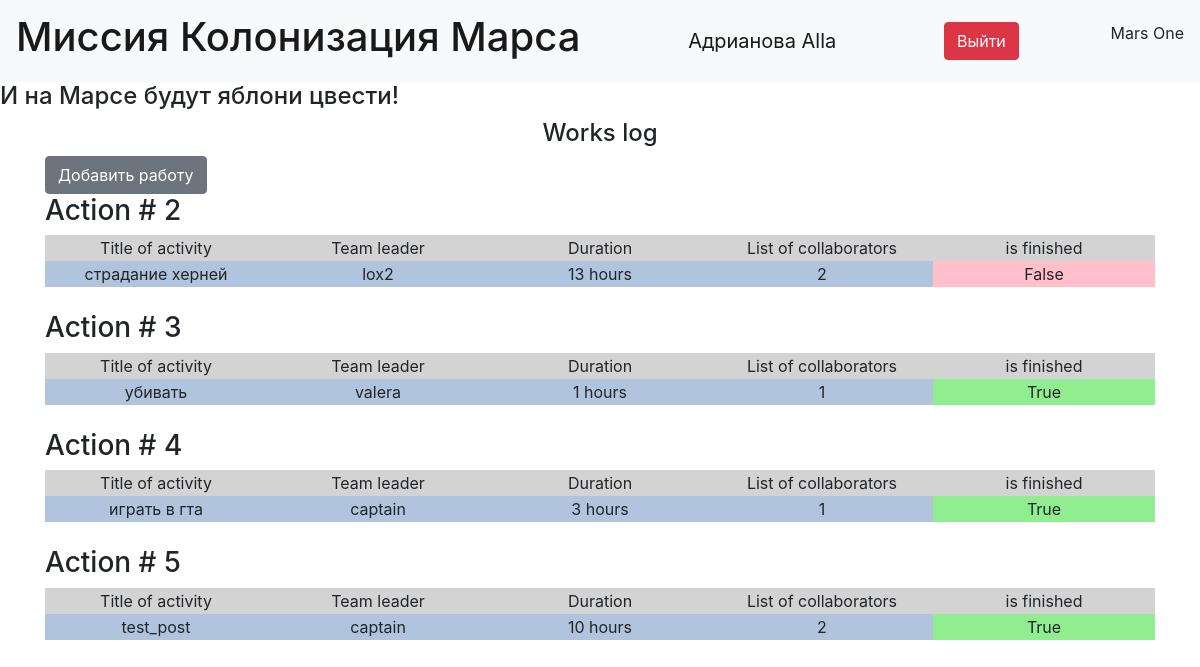
/ (signed in), run on the app's committed database.
### data/user.py (models this page shows, shortened)
class User(SqlAlchemyBase, UserMixin, SerializerMixin):
    __tablename__ = 'users'
    id = sqlalchemy.Column(sqlalchemy.Integer, primary_key=True, autoincrement=True)
    surname = sqlalchemy.Column(sqlalchemy.String)
    name = sqlalchemy.Column(sqlalchemy.String)
    age = sqlalchemy.Column(sqlalchemy.Integer)
    position = sqlalchemy.Column(sqlalchemy.String)
    speciality = sqlalchemy.Column(sqlalchemy.String)
    address = sqlalchemy.Column(sqlalchemy.String)
    email = sqlalchemy.Column(sqlalchemy.String, unique=True)
    city_from = sqlalchemy.Column(sqlalchemy.String)
    hashed_password = sqlalchemy.Column(sqlalchemy.String)
    modified_date = sqlalchemy.Column(sqlalchemy.DateTime, default=datetime.datetime.now)
    job_relationship = orm.relationship("Jobs", back_populates="user_relationship")

### data/job.py (models this page shows)
class Jobs(SqlAlchemyBase, SerializerMixin):
    __tablename__ = 'jobs'
    id = sqlalchemy.Column(sqlalchemy.Integer, primary_key=True, autoincrement=True)
    team_leader = sqlalchemy.Column(sqlalchemy.Integer, sqlalchemy.ForeignKey("users.id"))
    job = sqlalchemy.Column(sqlalchemy.String, nullable=False)
    work_size = sqlalchemy.Column(sqlalchemy.Integer, nullable=False)
    collaborators = sqlalchemy.Column(sqlalchemy.String, nullable=False, default="")
    start_date = sqlalchemy.Column(sqlalchemy.DateTime, default=datetime.datetime.now)
    end_date = sqlalchemy.Column(sqlalchemy.DateTime, default=datetime.datetime.now)
    is_finished = sqlalchemy.Column(sqlalchemy.Boolean, nullable=False, default=False)
    user_relationship = orm.relationship("User", back_populates="job_relationship")

### server.py (the view)
@app.route('/', methods=["GET", "POST"])
def main_route():
    db_sess = db_session.create_session()
    jobs_data = db_sess.query(Jobs).all()
    return render_template('base_with_btn.html', jobs_data=jobs_data)

### data/db_session.py (called while the page is built)
def create_session() -> Session:
    global __factory
    return __factory()

### server.py (called while the page is built)
@login_manager.user_loader
def load_user(user_id):
    db_sess = db_session.create_session()
    return db_sess.query(User).get(user_id)

### templates/base_with_btn.html (shortened to what this page needs)
{% extends "base.html" %}
{% block content %}
    {% if current_user.is_authenticated %}
    <div>
        <h4 align="center">Works log</h4>
        <a class="btn btn-secondary" href="/addjob">Добавить работу</a><br>
    </div>
    {% endif %}
    {% for item in jobs_data %}
    <strong><h3>Action # {{item.id}}</h3></strong>
    <table>
        <tr class="heading_table">
            <td>Title of activity</td>
            <td>Team leader</td>
            <td>Duration</td>
            <td>List of collaborators</td>
            <td>is finished</td>
        </tr>
        <tr class="body_table">
            <td>{{item.job}}</td>
            <td>{{item.user_relationship.name}}</td>
            <td>{{item.work_size}} hours</td>
            <td>{{item.collaborators}}</td>
            {% if not item.is_finished%}
                <td class="pink_row">{{item.is_finished}}</td>
            {% else %}
                <td class="green_row">{{item.is_finished}}</td>
            {% endif %}
        </tr>
    </table>
    <br>
{% endfor %}
{% endblock %}

### templates/base.html (shortened to what this page needs)
<!doctype html>
<html lang="en">
<head>
    <link href="https://cdn.jsdelivr.net/npm/bootstrap@4.4.1/dist/css/bootstrap.min.css" rel="stylesheet">
    <link rel="stylesheet" type="text/css" href="{{url_for('static', filename='css/style.css')}}"/>
</head>
</head>
<body>
<header>
    <nav class="navbar navbar-light bg-light">
        <a class="navbar-brand" href="#"><h1>Миссия Колонизация Марса</h1></a>
        {% if current_user.is_authenticated %}
        <a href="/logout" class="navbar-brand">{{ current_user.surname}} {{ current_user.name }}</a>
        <a class="btn btn-danger" href="/logout">Выйти </a>
        {% else %}
        <p>
            <a class="btn btn-primary " href="/register">Зарегистрироваться</a>
            <a class="btn btn-success" href="/login">Войти</a>
        </p>
        {% endif %}
        <p>Mars One</p>
    </nav>
</header>
<h4>И на Марсе будут яблони цвести!</h4>
<main role="main" class="container">
    {% block content %}{% endblock %}
</main>
</body>
</html>

### static/css/style.css (style rules this page uses)
table { text-align: center; alignment: center; width: 100%; overflow-wrap: break-word; word-break: break-word; table-layout: fixed; }
.heading_table { background-color: lightgray; }
.body_table { background-color: lightsteelblue; }
.pink_row { background-color: pink; }
.green_row { background-color: lightgreen; }

### data on the page
User: surname "Адрианова", name "Alla"
Jobs: id "2", job "страдание херней", user_relationship.name "lox2", work_size "13", collaborators "2", is_finished "False"
Jobs: id "3", job "убивать", user_relationship.name "valera", work_size "1", collaborators "1", is_finished "True"
Jobs: id "4", job "играть в гта", user_relationship.name "captain", work_size "3", collaborators "1", is_finished "True"
Jobs: id "5", job "test_post", user_relationship.name "captain", work_size "10", collaborators "2", is_finished "True"
